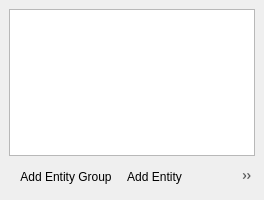
<?xml version="1.0" encoding="UTF-8"?>
<ui version="4.0">
 <class>UnTech::GuiQt::Rooms::RoomEntitiesDock</class>
 <widget class="QDockWidget" name="UnTech::GuiQt::Rooms::RoomEntitiesDock">
  <property name="geometry">
   <rect>
    <x>0</x>
    <y>0</y>
    <width>264</width>
    <height>200</height>
   </rect>
  </property>
  <property name="features">
   <set>QDockWidget::DockWidgetMovable</set>
  </property>
  <property name="windowTitle">
   <string>Room Entities</string>
  </property>
  <widget class="QWidget" name="centralWidget">
   <layout class="QVBoxLayout" name="verticalLayout">
    <item>
     <widget class="QTreeView" name="treeView">
      <property name="alternatingRowColors">
       <bool>true</bool>
      </property>
     </widget>
    </item>
    <item>
     <widget class="QToolBar" name="toolBar">
      <property name="movable">
       <bool>false</bool>
      </property>
      <property name="iconSize">
       <size>
        <width>16</width>
        <height>16</height>
       </size>
      </property>
      <property name="floatable">
       <bool>false</bool>
      </property>
      <addaction name="action_AddEntityGroup"/>
      <addaction name="action_AddEntityEntry"/>
      <addaction name="action_RaiseToTop"/>
      <addaction name="action_Raise"/>
      <addaction name="action_Lower"/>
      <addaction name="action_LowerToBottom"/>
      <addaction name="action_CloneSelected"/>
      <addaction name="action_RemoveSelected"/>
     </widget>
    </item>
   </layout>
   <action name="action_AddEntityGroup">
    <property name="icon">
     <iconset resource="../../../resources/resources.qrc">
      <normaloff>:/icons/add.svg</normaloff>:/icons/add.svg</iconset>
    </property>
    <property name="text">
     <string>Add Entity Group</string>
    </property>
   </action>
   <action name="action_AddEntityEntry">
    <property name="icon">
     <iconset resource="../../../resources/resources.qrc">
      <normaloff>:/icons/add.svg</normaloff>:/icons/add.svg</iconset>
    </property>
    <property name="text">
     <string>Add Entity</string>
    </property>
   </action>
   <action name="action_CloneSelected">
    <property name="icon">
     <iconset resource="../../../resources/resources.qrc">
      <normaloff>:/icons/clone.svg</normaloff>:/icons/clone.svg</iconset>
    </property>
    <property name="text">
     <string>Clone Selected</string>
    </property>
    <property name="toolTip">
     <string>Clone Selected</string>
    </property>
    <property name="shortcut">
     <string>Ctrl+D</string>
    </property>
   </action>
   <action name="action_RemoveSelected">
    <property name="icon">
     <iconset resource="../../../resources/resources.qrc">
      <normaloff>:/icons/remove.svg</normaloff>:/icons/remove.svg</iconset>
    </property>
    <property name="text">
     <string>Remove Selected</string>
    </property>
    <property name="toolTip">
     <string>Remove Selected</string>
    </property>
    <property name="shortcut">
     <string>Del</string>
    </property>
   </action>
   <action name="action_RaiseToTop">
    <property name="icon">
     <iconset resource="../../../resources/resources.qrc">
      <normaloff>:/icons/raise-to-top.svg</normaloff>:/icons/raise-to-top.svg</iconset>
    </property>
    <property name="text">
     <string>Raise To Top</string>
    </property>
    <property name="toolTip">
     <string>Raise Selected To Top</string>
    </property>
    <property name="shortcut">
     <string>Shift+PgUp</string>
    </property>
   </action>
   <action name="action_Raise">
    <property name="icon">
     <iconset resource="../../../resources/resources.qrc">
      <normaloff>:/icons/raise.svg</normaloff>:/icons/raise.svg</iconset>
    </property>
    <property name="text">
     <string>Raise</string>
    </property>
    <property name="toolTip">
     <string>Raise Selected</string>
    </property>
    <property name="shortcut">
     <string>PgUp</string>
    </property>
   </action>
   <action name="action_Lower">
    <property name="icon">
     <iconset resource="../../../resources/resources.qrc">
      <normaloff>:/icons/lower.svg</normaloff>:/icons/lower.svg</iconset>
    </property>
    <property name="text">
     <string>Lower</string>
    </property>
    <property name="toolTip">
     <string>Lower Selected</string>
    </property>
    <property name="shortcut">
     <string>PgDown</string>
    </property>
   </action>
   <action name="action_LowerToBottom">
    <property name="icon">
     <iconset resource="../../../resources/resources.qrc">
      <normaloff>:/icons/lower-to-bottom.svg</normaloff>:/icons/lower-to-bottom.svg</iconset>
    </property>
    <property name="text">
     <string>Lower To Bottom</string>
    </property>
    <property name="toolTip">
     <string>Lower Selected</string>
    </property>
    <property name="shortcut">
     <string>Shift+PgDown</string>
    </property>
   </action>
  </widget>
  <action name="action_SelectAll">
   <property name="text">
    <string>Select All</string>
   </property>
   <property name="toolTip">
    <string>Select All</string>
   </property>
   <property name="shortcut">
    <string>Ctrl+A</string>
   </property>
  </action>
 </widget>
 <resources>
  <include location="../../../resources/resources.qrc"/>
 </resources>
 <connections/>
</ui>
